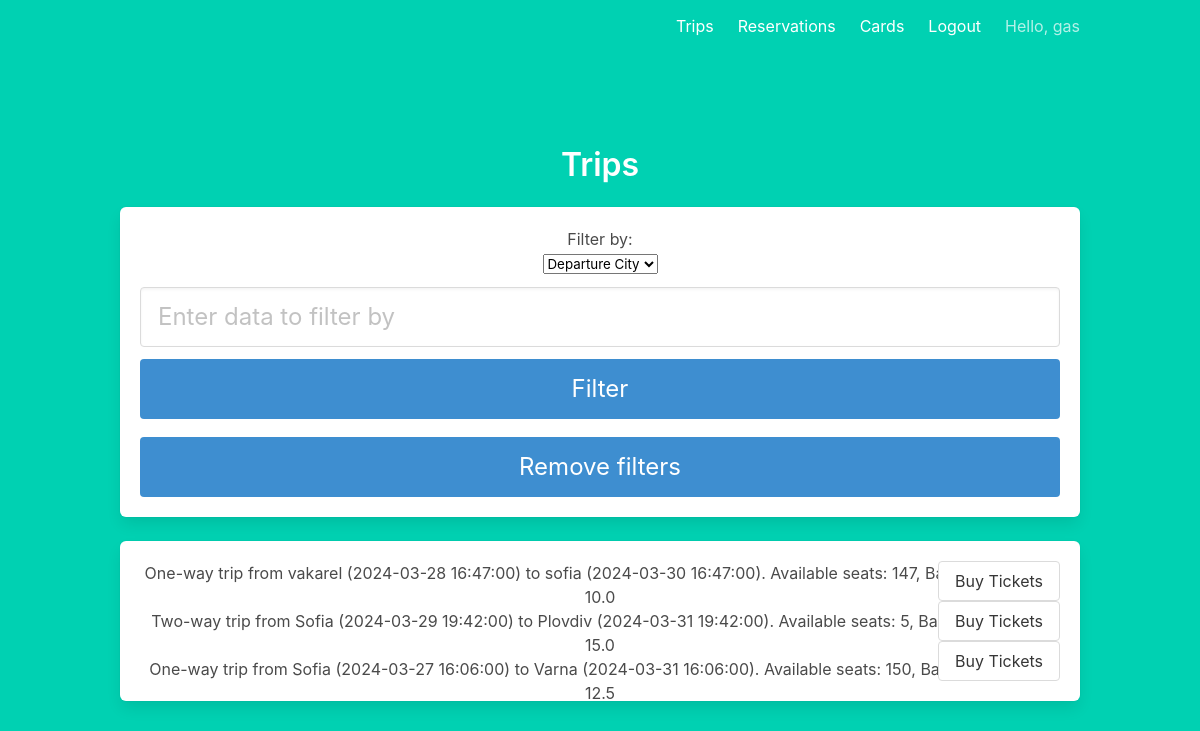
/trips/ (signed in), run on the app's committed database.
### models/user.py (models this page shows, shortened)
class User(db.Model, UserMixin):
    __tablename__ = "user"
    id = db.Column(db.Integer, primary_key=True)
    email = db.Column(db.String(100), unique=True)
    password = db.Column(db.String(100), nullable=False)
    username = db.Column(db.String(100), unique=True)
    firstname = db.Column(db.String(100), nullable=False)
    lastname = db.Column(db.String(100), nullable=False)
    age = db.Column(db.Integer, nullable=False)
    is_admin = db.Column(db.Boolean, nullable=False, default=False)
    train_card = db.relationship("TrainCard", backref="user", lazy=True, uselist=False)
    reservations = db.relationship("Reservation", backref="user", lazy=True)

### models/trip.py (models this page shows, shortened)
class Trip(db.Model):
    __tablename__ = "trip"
    id = db.Column(db.Integer, primary_key=True)
    departure_datetime = db.Column(db.DateTime, nullable=False)
    arrival_datetime = db.Column(db.DateTime, nullable=False)
    departure_city = db.Column(db.String(100), nullable=False)
    arrival_city = db.Column(db.String(100), nullable=False)
    two_way_trip = db.Column(db.Boolean, nullable=False, default=False)
    available_seats = db.Column(db.Integer, nullable=False)
    base_ticket_price = db.Column(db.Float, nullable=False)
    reservations = db.relationship("Reservation", backref="trip", lazy=True)
    def __repr__(self):
        return (
            "%s trip from %s (%s) to %s (%s). Available seats: %s, Base ticket price: %s"
            % (
                ("Two-way" if self.two_way_trip else "One-way"),
                self.departure_city,
                self.departure_datetime,
                self.arrival_city,
                self.arrival_datetime,
                self.available_seats,
                self.base_ticket_price,
            )
        )

### trips.py (the view)
@trips.route("/trips/")
@login_required
def list():
    trips = Trip.query.all()
    if not current_user.is_admin:
        trips = [
            trip for trip in trips if trip.departure_datetime >= datetime.datetime.now()
        ]
    return render_template("/trips/trips.html", trips=trips)

### templates/trips/trips.html (shortened to what this page needs)
{% extends "base.html" %}
{% block content %}
<div class="is-offset-4">
    <h3 class="title">Trips</h3>
    <div class="box">
        <form method="POST" action="/trips/filter">
            <div class="field">
                <p>Filter by: </p>
                <select name="filter_type" id="filter_type">
                    <option value="dep_city">Departure City</option>
                </select>
            </div>
            <div class="field">
                <div class="control">
                    <input class="input is-large" type="text" name="filter_data" placeholder="Enter data to filter by">
                </div>
            </div>
            <button class="button is-block is-info is-large is-fullwidth">Filter</button>
        </form>
        <div style="padding-top: 2%;">
            <form method="GET" action="/trips">
                <button class=" button is-block is-info is-large is-fullwidth">Remove filters</button>
            </form>
        </div>
    </div>
    <div class="box">
        <ul>
            {% for trip in trips %}
            <li>
                <div style="float: left">
                    {{trip}}
                </div>
                <div style="display: flex; justify-content: flex-end;">
                    {% if current_user.is_authenticated %}
                    <a href="{{ url_for('reservations.create', trip_id=trip.id) }}" class="button">
                        Buy Tickets
                    </a>
                    {% endif %}
                </div>
            </li>
            {% endfor %}
        </ul>
    </div>
</div>
{% endblock %}

### templates/base.html (shortened to what this page needs)
<!DOCTYPE html>
<html>
<head>
    <link rel="stylesheet" href="https://cdnjs.cloudflare.com/ajax/libs/bulma/0.7.2/css/bulma.min.css" />
</head>
<body>
    <section class="hero is-primary is-fullheight">
        <div class="hero-head">
            <nav class="navbar">
                <div class="container">
                    <div id="navbarMenuHeroA" class="navbar-menu">
                        <div class="navbar-end">
                            {% if current_user.is_authenticated %}
                            <a href="{{ url_for('trips.list') }}" class="navbar-item">
                                Trips
                            </a>
                            <a href="{{ url_for('reservations.list') }}" class="navbar-item">
                                Reservations
                            </a>
                            <a href="{{ url_for('cards.manage') }}" class="navbar-item">
                                Cards
                            </a>
                            <a href="{{ url_for('users.logout') }}" class="navbar-item">
                                Logout
                            </a>
                            <p class="navbar-item">
                                Hello, {{current_user.firstname}}
                            </p>
                            {% endif %}
                        </div>
                    </div>
                </div>
            </nav>
        </div>
        <div class="hero-body">
            <div class="container has-text-centered">
                {% block content %}
                {% endblock %}
            </div>
        </div>
    </section>
</body>
</html>

### data on the page
User: firstname "gas"
Trip: two_way_trip+departure_city+departure_datetime "One-way trip from vakarel (2024-03-28 16:47:00) to sofia (2024-03-30 16:47:00). Available seats: 147, Base ticket price: 10.0"
Trip: two_way_trip+departure_city+departure_datetime "Two-way trip from Sofia (2024-03-29 19:42:00) to Plovdiv (2024-03-31 19:42:00). Available seats: 5, Base ticket price: 15.0"
Trip: two_way_trip+departure_city+departure_datetime "One-way trip from Sofia (2024-03-27 16:06:00) to Varna (2024-03-31 16:06:00). Available seats: 150, Base ticket price: 12.5"
